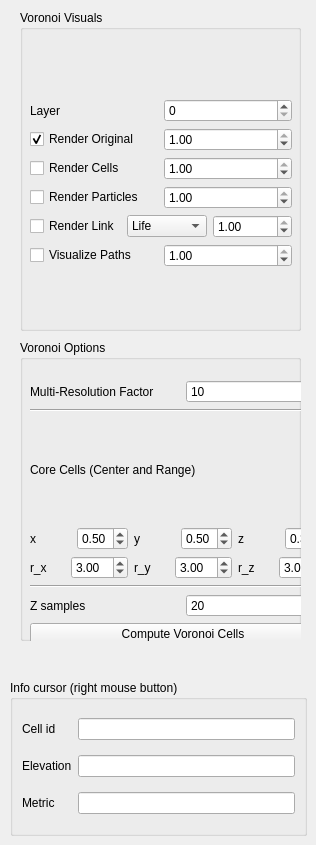
      <widget class="QWidget" name="tabVoro">
       <property name="accessibleName">
        <string/>
       </property>
       <attribute name="title">
        <string>Voronoi</string>
       </attribute>
       <widget class="QGroupBox" name="groupBox">
        <property name="geometry">
         <rect>
          <x>20</x>
          <y>10</y>
          <width>281</width>
          <height>321</height>
         </rect>
        </property>
        <property name="title">
         <string>Voronoi Visuals</string>
        </property>
        <widget class="QWidget" name="layoutWidget">
         <property name="geometry">
          <rect>
           <x>10</x>
           <y>40</y>
           <width>262</width>
           <height>266</height>
          </rect>
         </property>
         <layout class="QVBoxLayout" name="verticalLayout_5">
          <item>
           <layout class="QVBoxLayout" name="verticalLayout_4">
            <item>
             <layout class="QHBoxLayout" name="horizontalLayout_16">
              <item>
               <widget class="QLabel" name="label_24">
                <property name="text">
                 <string>Layer</string>
                </property>
               </widget>
              </item>
              <item>
               <widget class="QSpinBox" name="layer">
                <property name="maximum">
                 <number>1</number>
                </property>
               </widget>
              </item>
             </layout>
            </item>
            <item>
             <layout class="QHBoxLayout" name="horizontalLayout_18">
              <item>
               <widget class="QCheckBox" name="render_original">
                <property name="text">
                 <string>Render Original</string>
                </property>
                <property name="checked">
                 <bool>true</bool>
                </property>
               </widget>
              </item>
              <item>
               <widget class="QDoubleSpinBox" name="alpha_original">
                <property name="maximum">
                 <double>1.000000000000000</double>
                </property>
                <property name="singleStep">
                 <double>0.100000000000000</double>
                </property>
                <property name="value">
                 <double>1.000000000000000</double>
                </property>
               </widget>
              </item>
             </layout>
            </item>
            <item>
             <layout class="QHBoxLayout" name="horizontalLayout_22">
              <item>
               <widget class="QCheckBox" name="render_cells">
                <property name="text">
                 <string>Render Cells</string>
                </property>
               </widget>
              </item>
              <item>
               <widget class="QDoubleSpinBox" name="alpha_cells">
                <property name="maximum">
                 <double>1.000000000000000</double>
                </property>
                <property name="singleStep">
                 <double>0.100000000000000</double>
                </property>
                <property name="value">
                 <double>1.000000000000000</double>
                </property>
               </widget>
              </item>
             </layout>
            </item>
            <item>
             <layout class="QHBoxLayout" name="horizontalLayout_25">
              <item>
               <widget class="QCheckBox" name="render_particles">
                <property name="text">
                 <string>Render Particles</string>
                </property>
               </widget>
              </item>
              <item>
               <widget class="QDoubleSpinBox" name="alpha_particles">
                <property name="maximum">
                 <double>1.000000000000000</double>
                </property>
                <property name="singleStep">
                 <double>0.100000000000000</double>
                </property>
                <property name="value">
                 <double>1.000000000000000</double>
                </property>
               </widget>
              </item>
             </layout>
            </item>
            <item>
             <layout class="QHBoxLayout" name="horizontalLayout_26">
              <item>
               <widget class="QCheckBox" name="viz_links">
                <property name="text">
                 <string>Render Link</string>
                </property>
               </widget>
              </item>
              <item>
               <widget class="QComboBox" name="comboLink">
                <item>
                 <property name="text">
                  <string>Life</string>
                 </property>
                </item>
                <item>
                 <property name="text">
                  <string>Normal</string>
                 </property>
                </item>
                <item>
                 <property name="text">
                  <string>Shear</string>
                 </property>
                </item>
               </widget>
              </item>
              <item>
               <widget class="QDoubleSpinBox" name="alpha_links">
                <property name="maximum">
                 <double>1.000000000000000</double>
                </property>
                <property name="singleStep">
                 <double>0.100000000000000</double>
                </property>
                <property name="value">
                 <double>1.000000000000000</double>
                </property>
               </widget>
              </item>
             </layout>
            </item>
            <item>
             <layout class="QHBoxLayout" name="horizontalLayout_27">
              <item>
               <widget class="QCheckBox" name="viz_paths">
                <property name="text">
                 <string>Visualize Paths</string>
                </property>
               </widget>
              </item>
              <item>
               <widget class="QDoubleSpinBox" name="alpha_paths">
                <property name="maximum">
                 <double>1.000000000000000</double>
                </property>
                <property name="singleStep">
                 <double>0.100000000000000</double>
                </property>
                <property name="value">
                 <double>1.000000000000000</double>
                </property>
               </widget>
              </item>
             </layout>
            </item>
           </layout>
          </item>
         </layout>
        </widget>
       </widget>
       <widget class="QGroupBox" name="groupBox_7">
        <property name="geometry">
         <rect>
          <x>20</x>
          <y>340</y>
          <width>281</width>
          <height>301</height>
         </rect>
        </property>
        <property name="title">
         <string>Voronoi Options</string>
        </property>
        <widget class="QWidget" name="layoutWidget">
         <property name="geometry">
          <rect>
           <x>10</x>
           <y>40</y>
           <width>306</width>
           <height>265</height>
          </rect>
         </property>
         <layout class="QVBoxLayout" name="verticalLayout_9">
          <item>
           <layout class="QHBoxLayout" name="horizontalLayout_32">
            <item>
             <widget class="QLabel" name="label_36">
              <property name="text">
               <string>Multi-Resolution Factor</string>
              </property>
             </widget>
            </item>
            <item>
             <widget class="QSpinBox" name="multiRes_factor">
              <property name="minimum">
               <number>1</number>
              </property>
              <property name="maximum">
               <number>200</number>
              </property>
              <property name="value">
               <number>10</number>
              </property>
             </widget>
            </item>
           </layout>
          </item>
          <item>
           <widget class="Line" name="line_2">
            <property name="orientation">
             <enum>Qt::Orientation::Horizontal</enum>
            </property>
           </widget>
          </item>
          <item>
           <widget class="QLabel" name="label_47">
            <property name="text">
             <string>Core Cells (Center and Range)</string>
            </property>
           </widget>
          </item>
          <item>
           <layout class="QHBoxLayout" name="horizontalLayout_33">
            <item>
             <widget class="QLabel" name="label_37">
              <property name="text">
               <string>x</string>
              </property>
             </widget>
            </item>
            <item>
             <widget class="QDoubleSpinBox" name="core_x">
              <property name="maximum">
               <double>1.000000000000000</double>
              </property>
              <property name="singleStep">
               <double>0.100000000000000</double>
              </property>
              <property name="value">
               <double>0.500000000000000</double>
              </property>
             </widget>
            </item>
            <item>
             <widget class="QLabel" name="label_41">
              <property name="text">
               <string>y</string>
              </property>
             </widget>
            </item>
            <item>
             <widget class="QDoubleSpinBox" name="core_y">
              <property name="maximum">
               <double>1.000000000000000</double>
              </property>
              <property name="singleStep">
               <double>0.100000000000000</double>
              </property>
              <property name="value">
               <double>0.500000000000000</double>
              </property>
             </widget>
            </item>
            <item>
             <widget class="QLabel" name="label_42">
              <property name="text">
               <string>z</string>
              </property>
             </widget>
            </item>
            <item>
             <widget class="QDoubleSpinBox" name="core_z">
              <property name="maximum">
               <double>1.000000000000000</double>
              </property>
              <property name="singleStep">
               <double>0.100000000000000</double>
              </property>
              <property name="value">
               <double>0.300000000000000</double>
              </property>
             </widget>
            </item>
           </layout>
          </item>
          <item>
           <layout class="QHBoxLayout" name="horizontalLayout_38">
            <item>
             <widget class="QLabel" name="label_49">
              <property name="text">
               <string>r_x</string>
              </property>
             </widget>
            </item>
            <item>
             <widget class="QDoubleSpinBox" name="core_rx">
              <property name="maximum">
               <double>50.000000000000000</double>
              </property>
              <property name="singleStep">
               <double>0.100000000000000</double>
              </property>
              <property name="value">
               <double>3.000000000000000</double>
              </property>
             </widget>
            </item>
            <item>
             <widget class="QLabel" name="label_52">
              <property name="text">
               <string>r_y</string>
              </property>
             </widget>
            </item>
            <item>
             <widget class="QDoubleSpinBox" name="core_ry">
              <property name="minimum">
               <double>1.000000000000000</double>
              </property>
              <property name="maximum">
               <double>50.000000000000000</double>
              </property>
              <property name="singleStep">
               <double>0.100000000000000</double>
              </property>
              <property name="value">
               <double>3.000000000000000</double>
              </property>
             </widget>
            </item>
            <item>
             <widget class="QLabel" name="label_57">
              <property name="text">
               <string>r_z</string>
              </property>
             </widget>
            </item>
            <item>
             <widget class="QDoubleSpinBox" name="core_rz">
              <property name="minimum">
               <double>1.000000000000000</double>
              </property>
              <property name="maximum">
               <double>50.000000000000000</double>
              </property>
              <property name="singleStep">
               <double>1.000000000000000</double>
              </property>
              <property name="value">
               <double>3.000000000000000</double>
              </property>
             </widget>
            </item>
           </layout>
          </item>
          <item>
           <widget class="Line" name="line_3">
            <property name="orientation">
             <enum>Qt::Orientation::Horizontal</enum>
            </property>
           </widget>
          </item>
          <item>
           <layout class="QHBoxLayout" name="horizontalLayout_36">
            <item>
             <widget class="QLabel" name="label_45">
              <property name="text">
               <string>Z samples</string>
              </property>
             </widget>
            </item>
            <item>
             <widget class="QSpinBox" name="zSamples">
              <property name="minimum">
               <number>1</number>
              </property>
              <property name="value">
               <number>20</number>
              </property>
             </widget>
            </item>
           </layout>
          </item>
          <item>
           <widget class="QPushButton" name="pushButton">
            <property name="focusPolicy">
             <enum>Qt::FocusPolicy::NoFocus</enum>
            </property>
            <property name="text">
             <string>Compute Voronoi Cells</string>
            </property>
           </widget>
          </item>
         </layout>
        </widget>
       </widget>
       <widget class="QGroupBox" name="groupBox_2">
        <property name="geometry">
         <rect>
          <x>10</x>
          <y>680</y>
          <width>297</width>
          <height>156</height>
         </rect>
        </property>
        <property name="title">
         <string>Info cursor (right mouse button)</string>
        </property>
        <layout class="QGridLayout" name="gridLayout_5">
         <item row="0" column="0">
          <widget class="QLabel" name="label_27">
           <property name="text">
            <string>Cell id</string>
           </property>
          </widget>
         </item>
         <item row="0" column="1">
          <widget class="QLineEdit" name="lineClickInfoCell">
           <property name="readOnly">
            <bool>true</bool>
           </property>
          </widget>
         </item>
         <item row="1" column="0">
          <widget class="QLabel" name="label_26">
           <property name="text">
            <string>Elevation</string>
           </property>
          </widget>
         </item>
         <item row="1" column="1">
          <widget class="QLineEdit" name="lineClickInfoElev">
           <property name="readOnly">
            <bool>true</bool>
           </property>
          </widget>
         </item>
         <item row="2" column="0">
          <widget class="QLabel" name="label_30">
           <property name="text">
            <string>Metric</string>
           </property>
          </widget>
         </item>
         <item row="2" column="1">
          <widget class="QLineEdit" name="lineClickInfoMetric">
           <property name="readOnly">
            <bool>true</bool>
           </property>
          </widget>
         </item>
        </layout>
       </widget>
      </widget>
